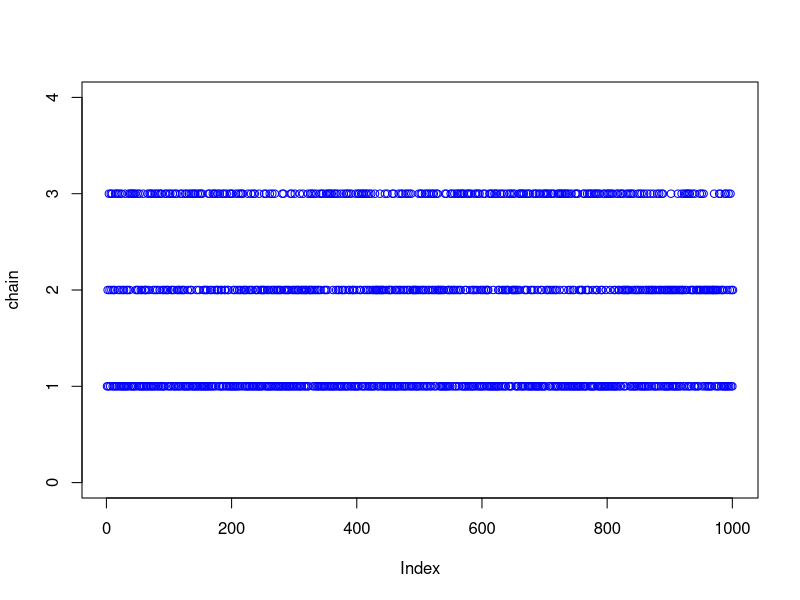
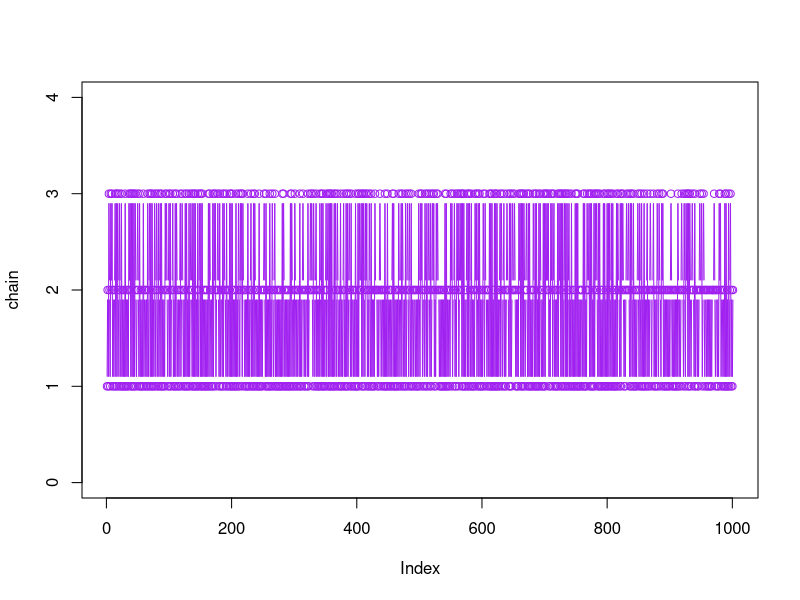
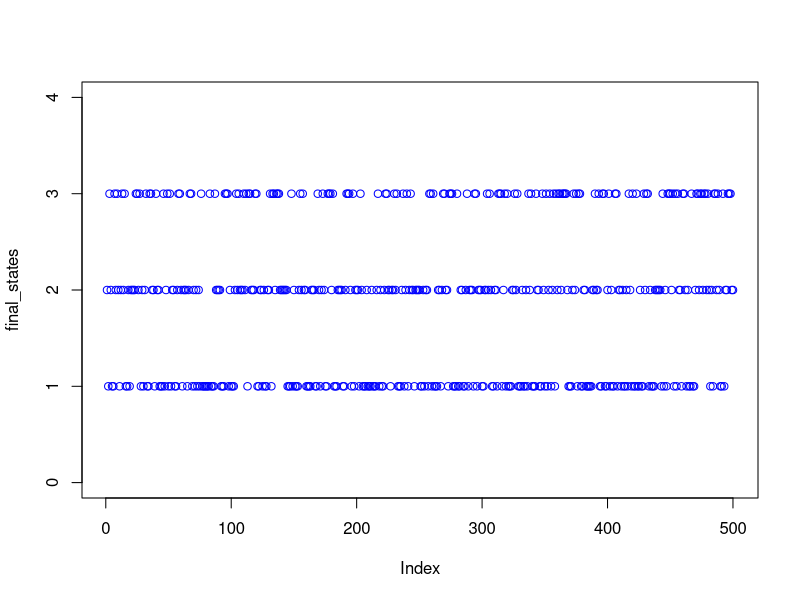
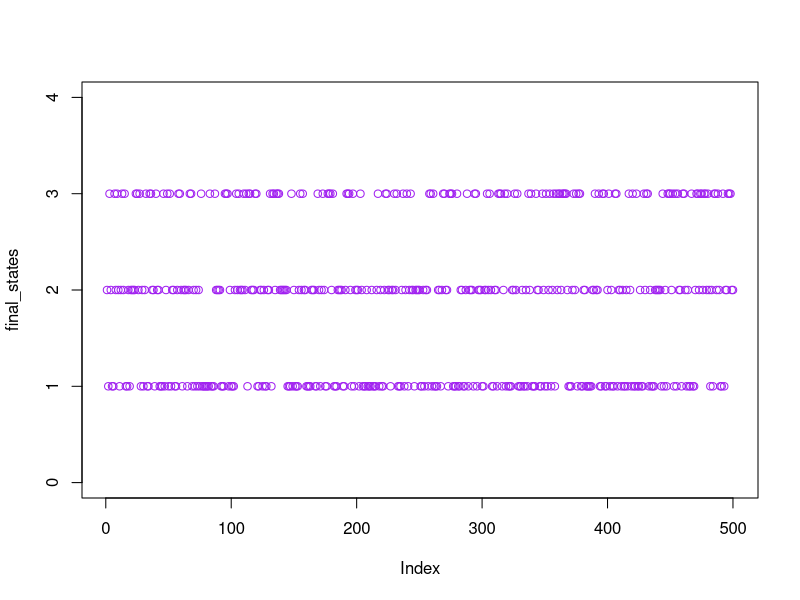

These figures' R source, in order:


set.seed(1)
result = matrix(nrow = 3, ncol = 3)
# Function to Simulate Markov Chain ---------------------------------------
simulate_markov_chain= function (starting_state)
{
  S=c(1,2,3)
  tran_matrix = matrix(c(0,1/2,1/2,5/8,1/8,1/4,2/3,1/3,0),nrow = 3, ncol = 3,byrow = T)
  nsample<-1000
  chain<-rep(NA,nsample+1) # vector that will hold
  chain[1]<-starting_state
  for(t in 1:nsample){
    chain[t+1]<-sample(S,size=1,prob=tran_matrix[chain[t],])
  }
  chain
}
# Part a ------------------------------------------------------------------
nsample = 1000
chain = simulate_markov_chain(1)
plot(chain,ylim=c(0,4),col='blue')
plot(chain,ylim=c(0,4),type="b",col='purple')
# Part b ------------------------------------------------------------------
result[,1] = c(table(chain)[1]/nsample,table(chain)[2]/nsample,table(chain)[3]/nsample)
c(table(chain)[1]/nsample,table(chain)[2]/nsample,table(chain)[3]/nsample)
# Part c ------------------------------------------------------------------
nmarkov = 500
final_states = rep(NA,nmarkov)
for (i in 1:nmarkov)
{
  chain = simulate_markov_chain(1)
  final_states[i] = chain[length(chain)]
  
}
plot(final_states,ylim=c(0,4),col='blue')
plot(final_states,ylim=c(0,4),col='purple')
result[,2] = c(table(final_states)[1]/nmarkov,table(final_states)[2]/nmarkov,table(final_states)[3]/nmarkov)
c(table(final_states)[1]/nmarkov,table(final_states)[2]/nmarkov,table(final_states)[3]/nmarkov)
# Part d ------------------------------------------------------------------
S=c(1,2,3)        
tran_matrix = matrix(c(0,1/2,1/2,5/8,1/8,1/4,2/3,1/3,0),nrow = 3, ncol = 3,byrow = T)
pi <- eigen(t(tran_matrix))$vector[,1]/sum(eigen(t(tran_matrix))$vector[,1])
pi
# Part e ------------------------------------------------------------------
result[,3] = pi
result = as.data.frame(result)
#While Xo= 1
`colnames<-`(result,c('Overall Relative_Frequency','Final_State RF','Stationary_Distribution'))
# Part f ------------------------------------------------------------------
chain = simulate_markov_chain(1)
result[,1] = c(table(chain)[1]/nsample,table(chain)[2]/nsample,table(chain)[3]/nsample)
nmarkov = 500
final_states = rep(NA,nmarkov)
for (i in 1:nmarkov)
{
  chain = simulate_markov_chain(1)
  final_states[i] = chain[length(chain)]
  
}
result[,2] = c(table(final_states)[1]/nmarkov,table(final_states)[2]/nmarkov,table(final_states)[3]/nmarkov)
result[,3] = pi
result = as.data.frame(result)
#While X0 = 2
`colnames<-`(result,c('Overall Relative_Frequency','Final_State RF','Stationary_Distribution'))





